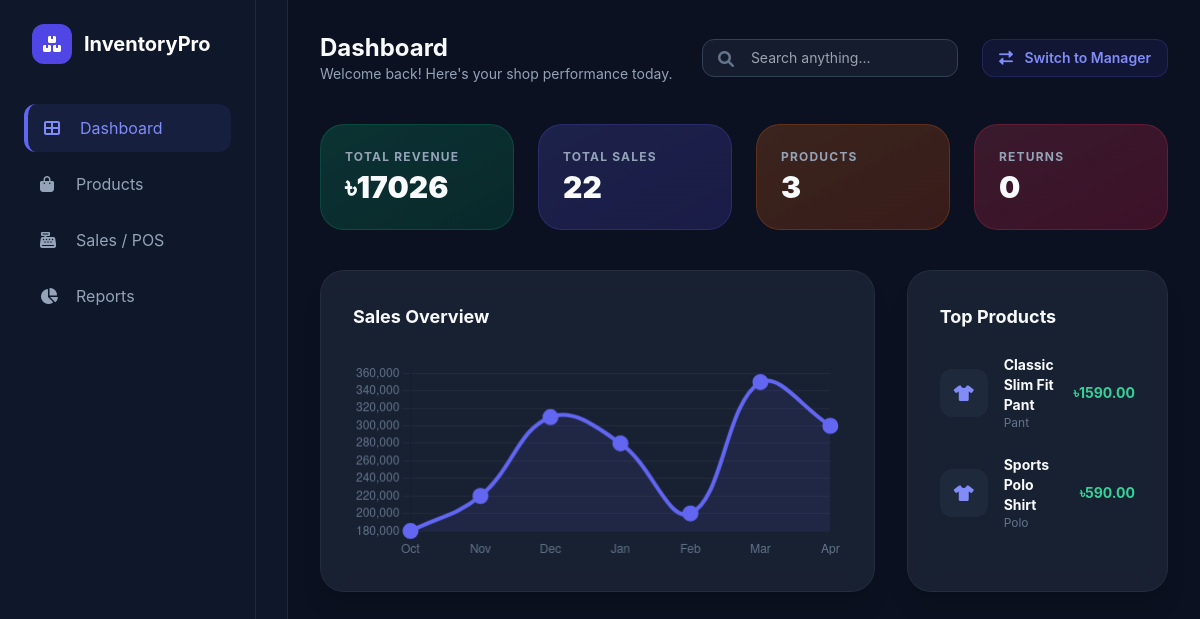
The page / on the database its author committed.
### products/models.py (models this page shows, shortened)
class Product(models.Model):
    name = models.CharField(max_length=200)
    code = models.CharField(max_length=100, unique=True)
    price = models.DecimalField(max_digits=10, decimal_places=2)
    quantity = models.IntegerField(default=0)
    image = models.ImageField(upload_to='products/', null=True, blank=True)
    branch = models.ForeignKey(Branch, on_delete=models.CASCADE)
    category = models.ForeignKey(Category, on_delete=models.SET_NULL, null=True, blank=True)
    from django.db import models

class Category(models.Model):
    name = models.CharField(max_length=100)

### core/views.py (the view)
# urls.py: path('', admin_dashboard, name='admin_dashboard'), # Dashboard
def admin_dashboard(request):
    from django.db.models import Sum
    from sales.models import Sale
    from products.models import Product
    revenue = Sale.objects.aggregate(Sum('total_price'))['total_price__sum'] or 0
    sales_count = Sale.objects.count()
    products_count = Product.objects.count()
    returns_count = 0 # Ekhonkar moto 0, pore status field add korle thik hobe
    transactions = Sale.objects.all().order_by('-date')[:5]
    top_products = Product.objects.all()[:2] # Top selling logic pore add kora jabe
    context = {
        'revenue': revenue,
        'sales_count': sales_count,
        'products_count': products_count,
        'returns_count': returns_count,
        'transactions': transactions,
        'top_products': top_products,
    }
    return render(request, 'dashboard.html', context)

### templates/dashboard.html (shortened to what this page needs)
<!DOCTYPE html>
<html lang="en">
<head>
    <script src="https://cdn.tailwindcss.com"></script>
    <link href="https://cdnjs.cloudflare.com/ajax/libs/font-awesome/6.0.0/css/all.min.css" rel="stylesheet">
</head>
<body class="flex h-screen">
    <aside class="w-72 bg-[#0F172A] border-r border-slate-800 flex flex-col p-6 hidden lg:flex">
        <div class="flex items-center gap-3 mb-10 px-2">
            <div class="w-8 h-8 bg-indigo-600 rounded-lg flex items-center justify-center"></div>
            <h1 class="text-xl font-bold tracking-tight">InventoryPro</h1>
        </div>
       {% include 'sidebar.html' %}
    </aside>
    <main class="flex-1 overflow-y-auto p-8 relative">
        <header class="flex justify-between items-center mb-10">
            <div>
                <h2 class="text-2xl font-bold">Dashboard</h2>
                <p class="text-slate-400 text-sm">Welcome back! Here's your shop performance today.</p>
            </div>
            <div class="flex items-center gap-6">
                <div class="relative hidden md:block">
                    <i class="fas fa-search absolute left-4 top-3 text-slate-500"></i>
                    <input type="text" placeholder="Search anything..." class="bg-slate-800/50 border border-slate-700 rounded-xl py-2 pl-12 pr-4 text-sm focus:outline-none focus:ring-2 focus:ring-indigo-500 w-64">
                </div>
                <button class="bg-indigo-600/10 text-indigo-400 border border-indigo-500/20 px-4 py-2 rounded-xl text-sm font-semibold hover:bg-indigo-600 hover:text-white transition">
                    <i class="fas fa-exchange-alt mr-2"></i> Switch to Manager
                </button>
            </div>
        </header>
       <div class="grid grid-cols-1 md:grid-cols-2 lg:grid-cols-4 gap-6 mb-10">
    <div class="p-6 rounded-3xl bg-gradient-to-br from-emerald-500/20 to-emerald-900/40 border border-emerald-500/20">
        <p class="text-slate-400 text-xs uppercase tracking-widest font-bold">Total Revenue</p>
        <h3 class="text-3xl font-black mt-1">৳{{ revenue|floatformat:0 }}</h3>
    </div>
    <div class="p-6 rounded-3xl bg-gradient-to-br from-indigo-500/20 to-indigo-900/40 border border-indigo-500/20">
        <p class="text-slate-400 text-xs uppercase tracking-widest font-bold">Total Sales</p>
        <h3 class="text-3xl font-black mt-1">{{ sales_count }}</h3>
    </div>
    <div class="p-6 rounded-3xl bg-gradient-to-br from-orange-500/20 to-orange-900/40 border border-orange-500/20">
        <p class="text-slate-400 text-xs uppercase tracking-widest font-bold">Products</p>
        <h3 class="text-3xl font-black mt-1">{{ products_count }}</h3>
    </div>
    <div class="p-6 rounded-3xl bg-gradient-to-br from-rose-500/20 to-rose-900/40 border border-rose-500/20">
        <p class="text-slate-400 text-xs uppercase tracking-widest font-bold">Returns</p>
        <h3 class="text-3xl font-black mt-1">{{ returns_count }}</h3>
    </div>
</div>
<div class="grid grid-cols-1 lg:grid-cols-3 gap-8 mb-10">
    <div class="lg:col-span-2 glass-card p-8 rounded-3xl shadow-xl">
        <h4 class="text-lg font-bold mb-8">Sales Overview</h4>
        <canvas id="salesChart" height="120"></canvas>
    </div>
    <div class="glass-card p-8 rounded-3xl shadow-xl">
        <h4 class="text-lg font-bold mb-6">Top Products</h4>
        <div class="space-y-6">
            {% for product in top_products %}
            <div class="flex items-center gap-4">
                <div class="w-12 h-12 bg-slate-800 rounded-xl flex items-center justify-center"><i class="fas fa-tshirt text-indigo-400"></i></div>
                <div class="flex-1">
                    <p class="text-sm font-bold">{{ product.name }}</p>
                    <p class="text-xs text-slate-500">{{ product.category.name|default:"General" }}</p>
                </div>
                <p class="text-sm font-bold text-emerald-400">৳{{ product.price }}</p>
            </div>
            {% empty %}
            <p class="text-slate-500 text-sm italic">No products added yet.</p>
            {% endfor %}
        </div>
    </div>
</div>
    </main>
    <script>
        const ctx = document.getElementById('salesChart').getContext('2d');
        new Chart(ctx, {
            type: 'line',
            data: {
                labels: ['Oct', 'Nov', 'Dec', 'Jan', 'Feb', 'Mar', 'Apr'],
                datasets: [{
                    label: 'Sales (৳)',
                    data: [180000, 220000, 310000, 280000, 200000, 350000, 300000],
                    borderColor: '#6366F1',
                    borderWidth: 4,
                    pointBackgroundColor: '#6366F1',
                    pointRadius: 6,
                    tension: 0.4,
                    fill: true,
                    backgroundColor: 'rgba(99, 102, 241, 0.1)'
                }]
            },
            options: {
                plugins: { legend: { display: false } },
                scales: {
                    y: { grid: { color: 'rgba(255,255,255,0.05)' }, ticks: { color: '#64748B' } },
                    x: { grid: { display: false }, ticks: { color: '#64748B' } }
                }
            }
        });
    </script>
</body>
</html>

### templates/dashboard.html (style rules this page uses)
body { background-color: #0B1120; font-family: 'Inter', sans-serif; color: #F8FAFC; }
.glass-card { background: rgba(30, 41, 59, 0.7); backdrop-filter: blur(12px); border: 1px solid rgba(255,255,255,0.05); }

### rows shown on the page
Product: name "Classic Slim Fit Pant", category.name "Pant", price "1590.00"
Product: name "Sports Polo Shirt", category.name "Polo", price "590.00"

### other values the page prints
{{ revenue|floatformat:0 }} "17026"
{{ sales_count }} "22"
{{ products_count }} "3"
{{ returns_count }} "0"
